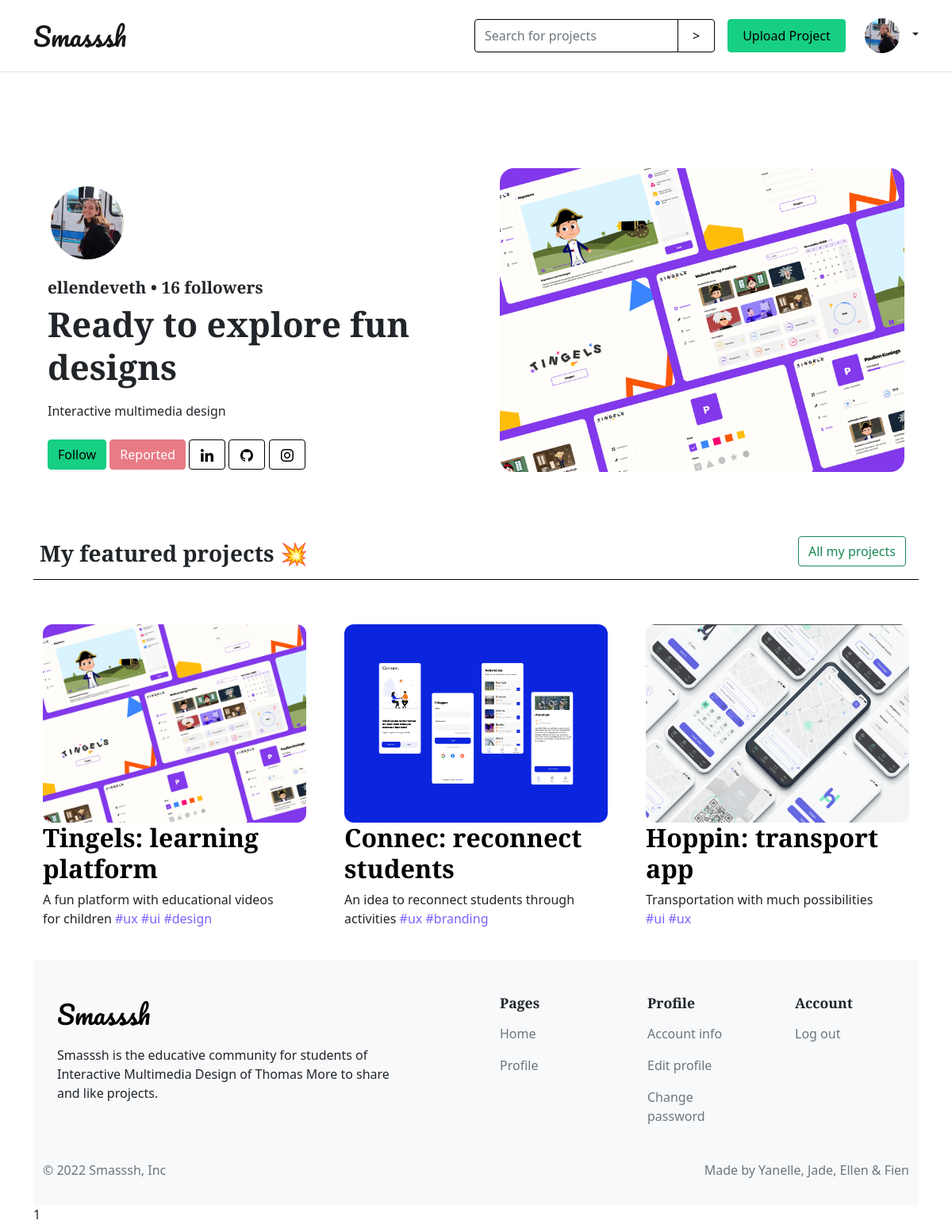
Screenshot of /smashedProjects.php?p=1 (signed in) with the database file from the repository.
### tables this page shows
CREATE TABLE `users` (
  `id` int(11) unsigned NOT NULL AUTO_INCREMENT,
  `email` varchar(300) DEFAULT NULL,
  `username` varchar(300) DEFAULT NULL,
  `password` varchar(300) DEFAULT NULL,
  `is_admin` tinyint(1) DEFAULT NULL,
  `profile_pic` varchar(300) DEFAULT 'default.png',
  `bio` varchar(300) DEFAULT 'New member of the smash community',
  `education` varchar(300) DEFAULT NULL,
  `second_email` varchar(300) DEFAULT NULL,
  `social_linkedin` varchar(300) DEFAULT NULL,
  `social_github` varchar(300) DEFAULT NULL,
  `social_instagram` varchar(300) DEFAULT NULL,
  PRIMARY KEY (`id`)
);

CREATE TABLE `posts` (
  `id` int(11) unsigned NOT NULL AUTO_INCREMENT,
  `title` varchar(300) DEFAULT NULL,
  `date` datetime DEFAULT NULL,
  `image` varchar(300) DEFAULT NULL,
  `description` varchar(300) DEFAULT NULL,
  `user_id` int(11) DEFAULT NULL,
  `isShowcase` tinyint(1) DEFAULT NULL,
  PRIMARY KEY (`id`)
);

CREATE TABLE `tags` (
  `id` int(11) NOT NULL AUTO_INCREMENT,
  `tag` varchar(50) DEFAULT NULL,
  `post_id` int(11) DEFAULT NULL,
  PRIMARY KEY (`id`)
);

### classes/User.php (called while the page is built, shortened)
<?php
    class User
    {
        public static function getUserDataFromId($id)
        {
            $conn = Db::getInstance();
            $statement = $conn->prepare("SELECT * FROM users WHERE id = :id");
            $statement->bindValue(':id', $id);
            $statement->execute();
            $result = $statement->fetch(PDO::FETCH_ASSOC);
            return $result;
        }
        public function getUserPostsFromId($id)
        {
            $conn = Db::getInstance();
            $statement = $conn->prepare(
                "SELECT u.username, u.profile_pic, u.social_github, u.social_linkedin, u.social_instagram, p.id, p.title, p.image, p.description
                FROM users u
                INNER JOIN posts p ON u.id = p.user_id
                WHERE u.id = :id;"
            );
            $statement->bindValue(":id", $id);
            $statement->execute();
            $result = $statement->fetchAll(PDO::FETCH_ASSOC);
            return $result;
        }
    }

### classes/Post.php (called while the page is built, shortened)
<?php
class Post
{
    public static function getTagsFromPost($postId)
    {
        $conn = Db::getInstance();
        $statement = $conn->prepare("SELECT * FROM tags WHERE post_id = :postId");
        $statement->bindValue(':postId', $postId);
        $statement->execute();
        $result = $statement->fetchAll();
        return $result;
    }
    public static function showSmashedProjects($id)
    {
        $conn = Db::getInstance();
        $statement = $conn->prepare(
            "SELECT * FROM posts INNER JOIN users ON posts.user_id = users.id WHERE posts.isShowcase=1 AND posts.user_id = :id"
        );
        $statement->bindValue(':id', $id);
        $statement->execute();
        $result = $statement->fetchAll();
        return $result;
    }
}

### smashedProjects.php (the view, shortened to what this page needs)
<?php
if (!isset($_SESSION['id'])) {
    header('Location: login.php');
} else {
    $user = new User();
    $key = $_GET['p'];
    $userData = User::getUserDataFromId($key);
    $userPosts = $user->getUserPostsFromId($key);
    $posts = Post::showSmashedProjects($key);
}
?>
<!DOCTYPE html>
<html lang="en">
<head>
    <?php include_once('style.php'); ?>
    <link rel="stylesheet" href="styles/custom.css">
</head>
<body>
    <?php include_once('header.php'); ?>
    <div class="container">
        <div class="row p-3">
        </div>
        <div class="row d-flex align-items-center">
            <div class="col">
                <img src="profile_pictures/<?php echo $userData['profile_pic']; ?>" class="img-thumbnail rounded-circle mt-5" alt="profile picture">
                <p class="username mt-3 mb-1"><?php echo htmlspecialchars($userData['username']); ?> • <span>16 followers</span></p>
                <p class="biography"><?php echo htmlspecialchars($userData['bio']); ?></p>
                <p class="education"><?php echo htmlspecialchars($userData['education']); ?></p>
                <form action="" method="post">
                    <div class="my-4">
                        <div class="profile-btn">
                            <?php if (!$isFollowed) : ?>
                                <a href="#" name="follow" class="btn btn-primary mb-2 follow" data-followingid="<?php echo $key; ?>">Follow</a>
                            <?php else : ?>
                                <a href="#" name="follow" class="btn btn-primary mb-2 follow active" data-followingid="<?php echo $key; ?>">Following</a>
                            <?php endif; ?>
                            <?php if ($isReported === false) : ?>
                                <a class="btn btn-outline-primary mb-2" data-bs-toggle="modal" href="#reportUser" id="report-btn" role="button">Report user</a>
                            <?php else : ?>
                                <a class="btn btn-danger disabled mb-2" data-bs-toggle="modal" href="#reportUser" id="report-btn" role="button">Reported</a>
                            <?php endif; ?>
                            <?php if (!empty($userPosts[0]['social_linkedin'])) : ?>
                                <a href="<?php echo htmlspecialchars($userPosts[0]['social_linkedin']); ?>" class="btn btn-outline-primary mb-2"><img src="assets/icons/icon_linkedin.png" alt="linkedin"></a>
                            <?php endif; ?>
                            <?php if (!empty($userPosts[0]['social_github'])) : ?>
                                <a href="<?php echo htmlspecialchars($userPosts[0]['social_github']); ?>" class="btn btn-outline-primary mb-2"><img src="assets/icons/icon_github.png" alt="github"></a>
                            <?php endif; ?>
                            <?php if (!empty($userPosts[0]['social_instagram'])) : ?>
                                <a href="<?php echo htmlspecialchars($userPosts[0]['social_instagram']); ?>" class="btn btn-outline-primary mb-2"><img src="assets/icons/icon_instagram.png" alt="instagram"></a>
                            <?php endif; ?>
                        </div>
                    </div>
                </form>
            </div>
            <div class="col project--item--latest">
                <img class="" src="uploaded_projects/<?php echo $userPosts[0]['image']; ?>" alt="latest posts">
            </div>
        </div>
        <div>
            <div class="d-flex header mr-auto p-2 ">
                <div class="">
                    <h3>My featured projects 💥</h3>
                </div>
                <div class="p-2"><a href="profile.php?p=<?php echo $userData['id'] ?>" type="submit" name="smashedprojects" class="btn btn-outline-success">All my projects</a></div>
            </div>
            <?php if (!empty($emptyState)) : ?>
                <div class="empty-state flex-column">
                    <img class="d-block mx-auto" src="assets/images/empty-state.png" alt="emptystate">
                    <h3 class="text-center py-4">Nothing to see here...</h3>
                </div>
            <?php else : ?>
                <div class="row justify-content-start">
                    <?php foreach ($posts as $key => $p) : ?>
                        <?php
                        $tags = Post::getTagsFromPost($p[0]);
                        ?>
                        <div class="col-12 col-md-6 col-lg-4 p-4">
                            <img src="uploaded_projects/<?php echo $p['image']; ?>" width="100%" height="250px" class="img-project-post" style="object-fit:cover">
                            <div>
                                <a href="post.php?p=<?php echo $p[0] ?>">
                                    <h2><?php echo $p['title']; ?></h2>
                                </a>
                                <p class="pe-4"><?php echo $p['description']; ?>
                                    <?php foreach ($tags as $tag) : ?>
                                        <span class="link-primary"><?php echo $tag['tag']; ?></span>
                                    <?php endforeach; ?>
                                </p>
                            </div>
                        </div>
                    <?php endforeach; ?>
                </div>
            <?php endif; ?>
        </div>
        <?php echo include_once('footer.php'); ?>
</body>
</html>

### header.php (shortened to what this page needs)
<?php
    if (isset($_SESSION['email'])) {
        $sessionId = $_SESSION['id'];
        $userDataFromId = User::getUserDataFromId($sessionId);
    }
?><nav class="navbar navbar-light border-bottom">
    <div class="container">
        <a href="index.php" class="navbar-brand">Smasssh</a>
        <div class="d-flex align-items-center">
            <?php if (!isset($_SESSION['email'])): ?>
            <form class="d-flex">
                <a href="login.php" class="btn btn-outline-primary me-2">Login</a>
                <a href="register.php" class="btn btn-primary">Signup</a>
            </form>
            <?php else: ?>
            <form class="" action="" method="post">
                <div class="input-group">
                    <input type="text" class="form-control" name="search" placeholder="Search for projects" aria-label="Search for projects" aria-describedby="button-addon2">
                    <input class="btn btn-outline-primary btn-icon-search" type="submit" name="submit-search" id="button-addon2" value=">">
                </div>
            </form>
            <a href="uploadProject.php" class="btn btn-primary m-3">Upload Project</a>
            <div class="flex-shrink-0 dropdown d-flex">
                <a href="#" class="d-block link-dark text-decoration-none dropdown-toggle" id="dropdownUser2" data-bs-toggle="dropdown" aria-expanded="false">
                    <img src="profile_pictures/<?php echo $userDataFromId['profile_pic']; ?>" class="p-2 rounded-circle img-thumbnail" >
                </a>
            </div>
            <?php endif; ?>
        </div>
    </div>
</nav>

### styles/custom.css (style rules this page uses)
body { box-sizing: border-box; }
.img-thumbnail { width: 100px; height: 100px; object-fit: cover; border: none; background-color: transparent; }
nav .img-thumbnail { max-width: 60px; max-height: 60px; }
.header { display: flex; justify-content: space-between; align-items: flex-end; border-bottom: 1px solid black; margin: 1rem 0 2rem 0; }
.row>* { padding: 20px 30px; }
.form-control, .input-group-text { border-color: black; }
.img-project-post { border-radius: 12px; }
.project--item--latest { width: 100%; height: 50%; border-radius: 18px; }
.project--item--latest img { height: auto; max-height: 400px; width: 100%; object-fit: cover; border-radius: 18px; }

### styles/button.css (style rules this page uses)
nav .btn { padding: 8px 18px; }
.btn-primary { color: black; background-color: #16CF83; border: 1px solid #16CF83; }
.btn-outline-primary { color: black; border: 1px solid black; }
.link-primary { color: #7B61FF; font-weight: 500; text-decoration: none; }
.link-dark { font-weight: 500; text-decoration: none; }
a { text-decoration: none; color: black; }
.profile-btn img { width: 20px; padding: 2px 2px 3px 2px; }

### rows the page displays
users: profile_pic (picture), username "ellendeveth", bio "Ready to explore fun designs", education "Interactive multimedia design"
posts: image (picture), title "Tingels: learning platform", description "A fun platform with educational videos for children"
tags: tag "#ux"
tags: tag "#ui"
tags: tag "#design"
posts: image (picture), title "Connec: reconnect students", description "An idea to reconnect students through activities"
tags: tag "#ux"
tags: tag "#branding"
posts: image (picture), title "Hoppin: transport app", description "Transportation with much possibilities"
tags: tag "#ui"
tags: tag "#ux"

### other values shown
include_once('footer.php') "1"
